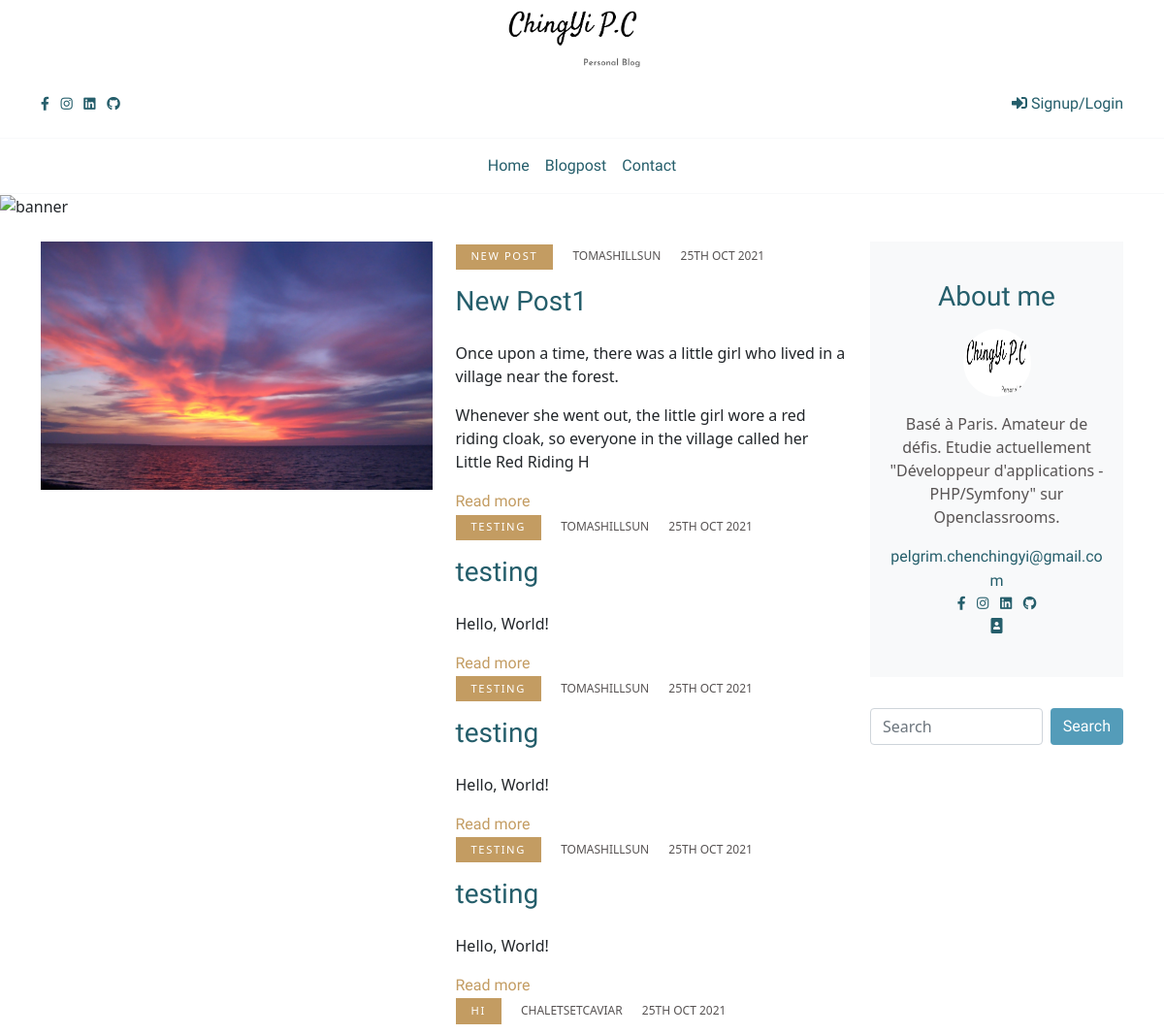
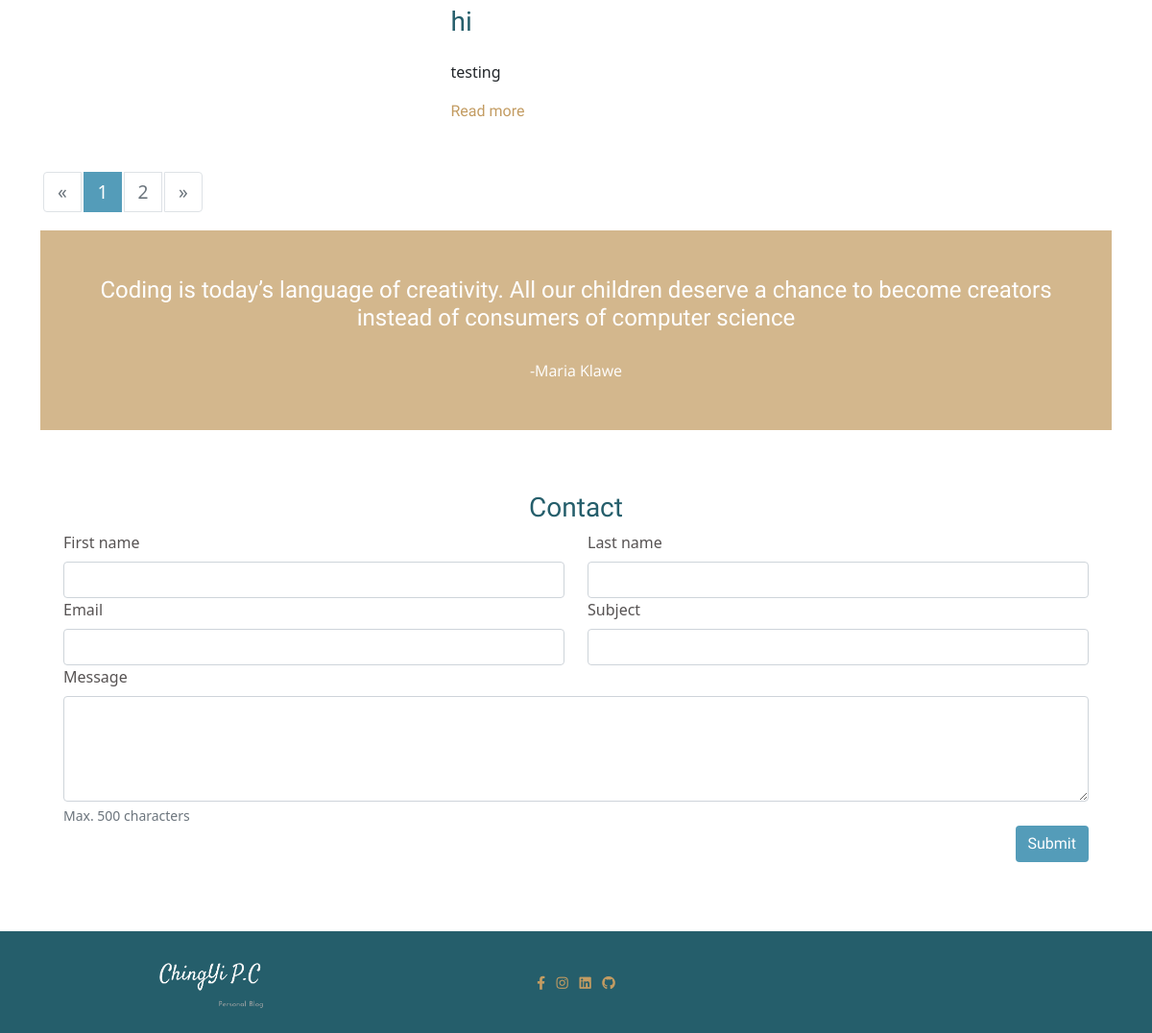
Page /project5PhpBlog/index.php on the committed database (2 pictures, top to bottom).
### tables this page shows
CREATE TABLE `post` (
  `id` int(11) NOT NULL,
  `title` varchar(200) NOT NULL,
  `chapo` longtext NOT NULL,
  `content` longtext NOT NULL,
  `image` varchar(255) DEFAULT NULL,
  `date_create` datetime NOT NULL,
  `date_update` datetime NOT NULL DEFAULT CURRENT_TIMESTAMP,
  `user_id` int(11) NOT NULL,
  `category` varchar(45) NOT NULL
);

CREATE TABLE `user` (
  `id` int(11) NOT NULL,
  `first_name` varchar(45) NOT NULL,
  `last_name` varchar(60) NOT NULL,
  `user_name` varchar(60) NOT NULL,
  `email` varchar(100) NOT NULL,
  `password` varchar(255) NOT NULL,
  `date_create` datetime NOT NULL,
  `user_type_id` int(11) DEFAULT '2',
  `reset_token` varchar(255) DEFAULT NULL
);

### project5PhpBlog/src/controllers/FrontendControllers.php (called while the page is built, shortened)
<?php
class FrontendControllers
{
    public function listPosts()
    {
        $keyword = $_GET['search'] ?? '';
        $postManager = new PostManager();
        $posts = $postManager->getPosts($keyword);
        require('src/views/frontend/homepage.php');
    }
}

### project5PhpBlog/src/models/postManager.php (called while the page is built, shortened)
<?php
class PostManager extends DatabaseManager
{
    function getPosts($keyword)
    {
        $posts = [];
        $keyword = $_GET['search'] ?? '';
        $db = $this->dbConnect();
        if (!empty($keyword)) {
            $statement = $db->prepare('SELECT post.id, title, image,category, chapo, user_name, content, DATE_FORMAT(post.date_create,"%D %b %Y") AS creation_date FROM `post`JOIN  `user`WHERE USER.id = `post`.`user_id`AND content like :keyword GROUP BY post.id
            ORDER BY post.date_create DESC LIMIT 0, 5');
            $statement->bindValue(":keyword", "%$keyword%");
            $statement->execute();
        } else {
            $statement = $db->prepare('SELECT post.id, title, image,category, chapo, user_name, content, DATE_FORMAT(post.date_create, "%D %b %Y") AS creation_date FROM `post` JOIN `user` WHERE USER.id = `post`.`user_id` GROUP BY post.id ORDER BY post.date_create DESC LIMIT 0, 5');
            $statement->execute();
        }
        while ($values = $statement->fetch(PDO::FETCH_ASSOC)) {
            $posts[] = new Posts($values);
        }
        return $posts;
    }
}

### project5PhpBlog/src/models/Posts.php (called while the page is built, shortened)
<?php
class Posts
{
    private $id;
    private $title;
    private $category;
    private $user_name;
    private $content;
    private $creation_date;
    private $image;
    public function hydrate(array $values)
    {
        foreach ($values as $key => $value) {
            $pieces = explode('_', $key);
            foreach ($pieces as $piece) {
                if (count($pieces) == 1) {
                    $method = 'set' . ucfirst($pieces[0]);
                }
                if (count($pieces) == 2) {
                    $method = 'set' . ucfirst($pieces[0]) . ucfirst($pieces[1]);
                }
            }
        }
    }
    public function setId($id)
    {
        $id = (int) $id;
        if ($id > 0) {
            $this->id = $id;
        }
    }
    public function getId()
    {
        return $this->id;
    }
    public function setTitle($title)
    {
        if (is_string($title)) {
            $this->title = $title;
        }
    }
    public function getTitle()
    {
        return $this->title;
    }
    public function setCategory($category)
    {
        if (is_string($category)) {
            $this->category = $category;
        }
    }
    public function getCategory()
    {
        return $this->category;
    }
    public function setUserName($user_name)
    {
        if (is_string($user_name)) {
            $this->user_name = $user_name;
        }
    }
    public function getUserName()
    {
        return $this->user_name;
    }
    public function setContent($content)
    {
        if (is_string($content)) {
            $this->content = $content;
        }
    }
    public function getContent()
    {
        return $this->content;
    }
    public function setCreationDate($creation_date)
    {
        $this->creation_date = $creation_date;
    }
    public function getCreationDate()
    {
        return $this->creation_date;
    }
    public function setImage($image)
    {
        $this->image = $image;
    }
    public function getImage()
    {
        return $this->image;
    }
}

### project5PhpBlog/src/views/frontend/homepage.php (the view, shortened to what this page needs)
<div class="pb-4 "><img class="img-fluid" src="public/img/sea.png" alt="banner" /></div>
<section class="pb-5">
  <div class="container pb-4">
    <div class="row">
      <div class="col-lg-9 mb-5 mb-lg-0" id="blogposts">
        <div class="row align-items-center mb-5">
          <?php foreach ($posts as $post) { ?>
            <div class="col-lg-6"><a class="d-block post-trending mb-4" href=""><img class="img-fluid w-100" src="<?= $post->getImage() ?>" alt="" /></a>
            </div>
            <div class="col-lg-6">
              <ul class="list-inline">
                <li class="list-inline-item mr-2 category font-weight-normal"><?= $post->getCategory() ?></li>
                <li class="list-inline-item mx-2 text-uppercase meta font-weight-normal"><?php echo $post->getUserName() ?></li>
                <li class="list-inline-item mx-2 text-uppercase meta font-weight-normal"><?php echo $post->getCreationDate() ?></li>
              </ul>
              <h2 class="h3 mb-4"> <a class="d-block blogtitle" href="post.html"><?php echo $post->getTitle(); ?></a></h2>
              <p class="blogtext "><?php echo substr($post->getContent(), 0, 220)?></p>
              <a class="p-0 read-more-btn " href="index.php?action=post&amp;id=<?= $post->getId(); ?>"><span>Read more</span><i class="fas fa-long-arrow-alt-right"></i></a>
            </div>
          <?php } ?>
        </div>
        <nav aria-label="Page navigation">
          <ul class="pagination">
            <li class="page-item"><a class="page-link" href="#">&laquo;</a></li>
            <li class="page-item active"><a class="page-link" href="#">1</a></li>
            <li class="page-item"><a class="page-link" href="#">2</a></li>
            <li class="page-item"><a class="page-link" href="#">&raquo;</a></li>
          </ul>
        </nav>
      </div>
      <?php include_once 'src/views/frontend/_about.php'; ?>
      <blockquote class="blockquote text-white p-4 p-lg-5 text-center">
        <p class="h4 mb-4">Coding is today’s language of creativity. All our children deserve a chance to become creators instead of consumers of computer science</p>
        <cite class="text-white fs-6" title="Source Title">-Maria Klawe</cite>
      </blockquote>
    </div>
    <body>
      <div class="container" id="contact">
        <div class="p-4">
          <form action="index.php?action=contact" method="post">
            <h3 class="cardtitle text-center"> Contact </h3>
            <div class="row needs-validation">
              <div class="col">
                <label for="first-name" class="form-label">First name</label>
                <input class="form-control" type="text" id="first-name" name="firstName" value="<?= $mail['firstName'] ?>" required />
              </div>
              <div class="col">
                <label for="last-name" class="form-label">Last name</label>
                <input class="form-control" type="text" id="last-name" name="lastName" value="<?= $mail['lastName'] ?>" required />
              </div>
            </div>
            <div class="row">
              <div class="col">
                <label for="email" class="form-label">Email</label>
                <input class="form-control" type="email" id="email" name="email" value="<?= $mail['email'] ?>" required />
              </div>
              <div class="col">
                <label for="subject" class="form-label">Subject</label>
                <input class="form-control" type="text" id="subject" name="subject" value="<?= $mail['subject'] ?>" required />
              </div>
            </div>
            <div class="row">
              <div class="col">
                <label for="message" class="form-label">Message</label>
                <textarea class="form-control" rows="4" id="message" name="message" value="<?= $mail['message'] ?>" required></textarea>
                <div id="message-help" class="form-text" value="">Max. 500 characters</div>
              </div>
            </div>
            <div class="d-flex justify-content-end">
              <button type="submit" class="btn button">Submit</button>
            </div>
          </form>
        </div>
      </div>
</section>
<?php require('src/views/frontend/_frontendLayout.php'); ?>

### project5PhpBlog/public/css/style.css (style rules this page uses)
section { overflow: hidden; position: relative; }
.cardtitle { font-family: "Satisfy", sans-serif; color: #255e6b; }
.category { padding: 0.3rem 1rem; text-decoration: none; color: #fff; background: #c39c62; text-transform: uppercase; letter-spacing: 0.1rem; font-size: 0.7rem; }
.meta { text-transform: uppercase; text-decoration: none; color: #575353; font-size: 0.75rem; }
.blogtitle { font-family: "Satisfy", sans-serif; text-decoration: none; color: #255e6b; }
.blogtext { color: #575353; }
.read-more-btn span { display: inline-block; margin-right: 0.5rem; font-family: "Satisfy", sans-serif; color: #c39c62; }
.button { background-color: #549cb9; font-family: "Satisfy", sans-serif; color: white; }
.page-item.active .page-link { color: #fff; background-color: #549cb9; border-color: #549cb9; }
.page-link { padding: 0.5rem 0.75rem; line-height: 1.25; color: #6c757d; background-color: #fff; border: 1px solid #dee2e6; margin: 3px; transition: all 0.3s; font-size: 1.2rem; min-width: 2.5rem; text-align: center; }
blockquote { background-color: #c39c62b9; font-family: "Satisfy", sans-serif; padding: 0.5rem 1rem; margin-bottom: 2rem; font-size: 1.25rem; }
cite { font-family: "Open Sans", sans-serif; font-style: normal; font-size: 1rem; }
form { color: #575353; }

### rows in the picture
post: image (picture), category "NEW POST", user.user_name "TOMASHILLSUN", CreationDate "25TH OCT 2021", title "New Post1", content "Once upon a time, there was a little girl who lived in a village near the forest. Whenever she went out, the little girl wore a red riding cloak, so everyone in the village called her Little Red Riding H"
post: category "TESTING", user.user_name "TOMASHILLSUN", CreationDate "25TH OCT 2021", title "testing", content "Hello, World!"
post: category "TESTING", user.user_name "TOMASHILLSUN", CreationDate "25TH OCT 2021", title "testing", content "Hello, World!"
post: category "TESTING", user.user_name "TOMASHILLSUN", CreationDate "25TH OCT 2021", title "testing", content "Hello, World!"
post: category "HI", user.user_name "CHALETSETCAVIAR", CreationDate "25TH OCT 2021", title "hi", content "testing"
